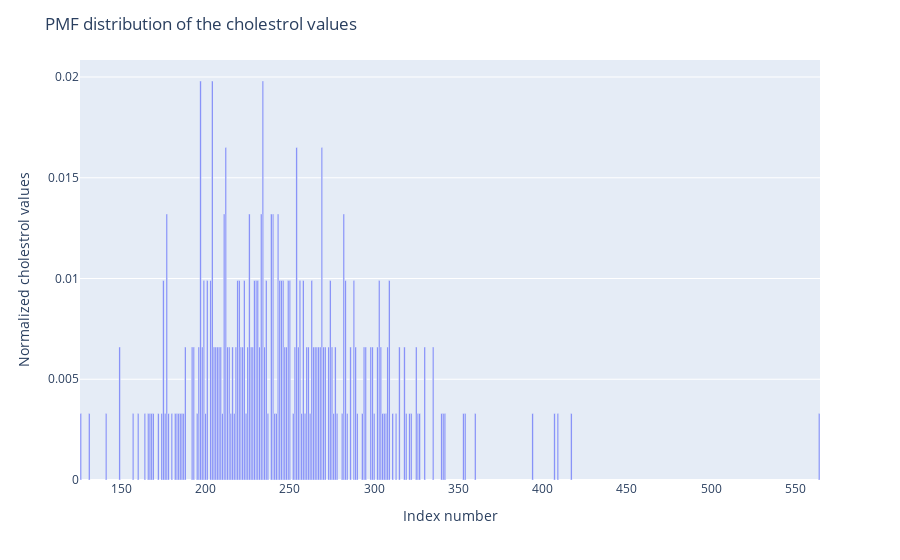

The code cell stored with this chart in its notebook:
### Code cell
fig = px.bar(x=chol_pmf.index, y =chol_pmf.values)
fig.update_layout(yaxis_title = "Normalized cholestrol values",
                 xaxis_title = "Index number",
                 title = "PMF distribution of the cholestrol values")
fig.show()

### Figure 1 — Plotly figure (JSON) as saved in the notebook; plotly's stock layout.template omitted (floating-point values rounded to 4 significant figures; data arrays with more than 128 entries replaced by an {"elided": "..."} marker saying what was removed)
{"data": [{"alignmentgroup": "True", "hovertemplate": "x=%{x}<br>y=%{y}<extra></extra>", "legendgroup": "", "marker": {"color": "#636efa", "pattern": {"shape": ""}}, "name": "", "offsetgroup": "", "orientation": "v", "showlegend": false, "textposition": "auto", "type": "bar", "x": {"elided": "152 int values"}, "xaxis": "x", "y": {"elided": "152 float values"}, "yaxis": "y"}], "layout": {"barmode": "relative", "legend": {"tracegroupgap": 0}, "margin": {"t": 60}, "title": {"text": "PMF distribution of the cholestrol values"}, "xaxis": {"anchor": "y", "domain": [0, 1], "title": {"text": "Index number"}}, "yaxis": {"anchor": "x", "domain": [0, 1], "title": {"text": "Normalized cholestrol values"}}}}
